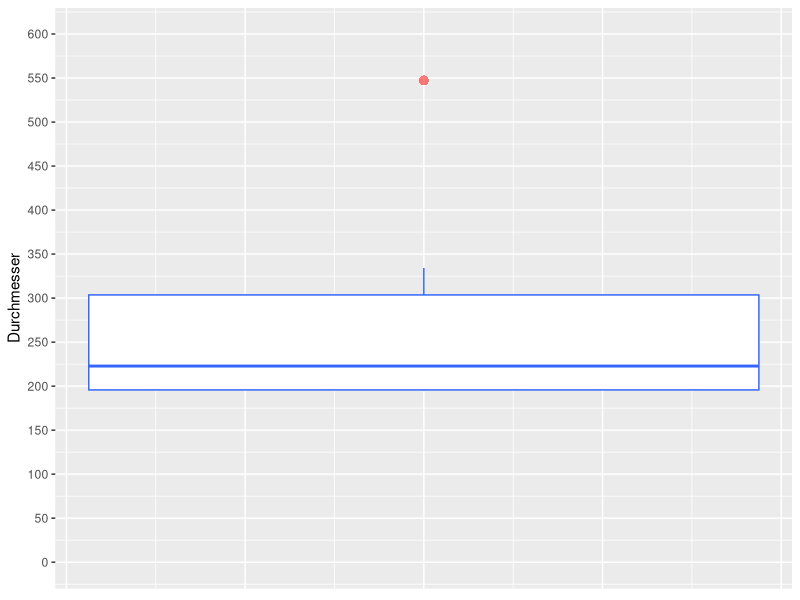

Recreate this plot in R.
#Aufgabe 4 Skritpum MT122.3 Seite 60

#Console Löschen ;)
cat("\014")  

# Beim ersten Durchlauf müssen die verwendeten Packages installiert werden, diese bieten zusätzliche Funktionen die nicht im R-Standard Repertoire enthalten sind
# Funktionen für besseres Table Handling
# install.packages("data.table")
# Referenz: https://github.com/Rdatatable/data.table

# Funktionen für hübsche Plots ;)
# install.packages("ggplot2")

library(ggplot2)
library(data.table)

#Daten aus CSV Tabelle in ein data.table Objekt (variable) laden
planetentable  <- read.table(file = "./MT122.3_Aufgabe4.csv",encoding="UTF-8", header = TRUE, sep=",",check.names=FALSE)
setDT(planetentable)

#Sortieren in richtige Reihenfolge (im Beispiel bereits in richtiger Reihenfolge angegeben, wurde aber zum Üben im CSV Verändert)
planetentable <- planetentable[order(Durchmesser),]

#Ausgeben der Planetentabelle
planetentable

#Minimum Ermitteln
#Kurze Erklärung 
#Es wird ein Subtable erstellt die alle Elemente des Planetentables enthällt bei denen der Durchmesser der Minimumvalue entspricht
#Das wurde gemacht weil es durchaus mehrere Planeten geben können die gleich groß sind bzw. für die die Daten so ungenau sind das sie gleich groß erscheinen

min.rows <- planetentable[ Durchmesser == min(planetentable$Durchmesser)]

#Ausgabe der Zeilen für Planeten die den kleinsten Durchmesser haben
min.rows


#Maximum Ermitteln
max.rows <- planetentable[ Durchmesser == max(planetentable$Durchmesser)]

#Ausgabe der Zeilen für Planeten die den größten Durchmesser haben
max.rows

#Exakte Quartile ermitteln
quantile(planetentable$Durchmesser)
quantile(planetentable$Durchmesser,0.25)
quantile(planetentable$Durchmesser,0.5)
quantile(planetentable$Durchmesser,0.75)

#Die Aufgabenstellung "Visuell" ist schwer in R umzusetzen also zeichnen wir etwas, dann haben wir auch was visuelles ;)
#Für die Darstellung von Quantiles finde ich Boxplott recht schön

#Erstelle eine ggplot Grafik
p <- ggplot(planetentable, aes(y=Durchmesser)) 
#Wir möchten ein Boxplot
p <- p+geom_boxplot( outlier.colour="red", outlier.shape=16, outlier.size=3, notch=FALSE, fill = "white", colour = "#3366FF",outlier.alpha = 0.5)
#Eigentlich ist blau recht hübsch
p <- p+scale_fill_brewer(palette="Blues")
#Das Koordinatensystem von Y soll von 0 - 600 gehen
p <- p+coord_cartesian(ylim = c(0, 600))
#wir hätten gerne 20 Werte auf der linken Seite
p <- p+scale_y_continuous(breaks = scales::pretty_breaks(n = 20))
#Da die X Achse uninteressant ist blenden wir die default-lables aus
p <- p+theme(axis.title.x=element_blank(),axis.text.x=element_blank(),axis.ticks.x=element_blank())
#Die Grafik wird ausgegeben
p

